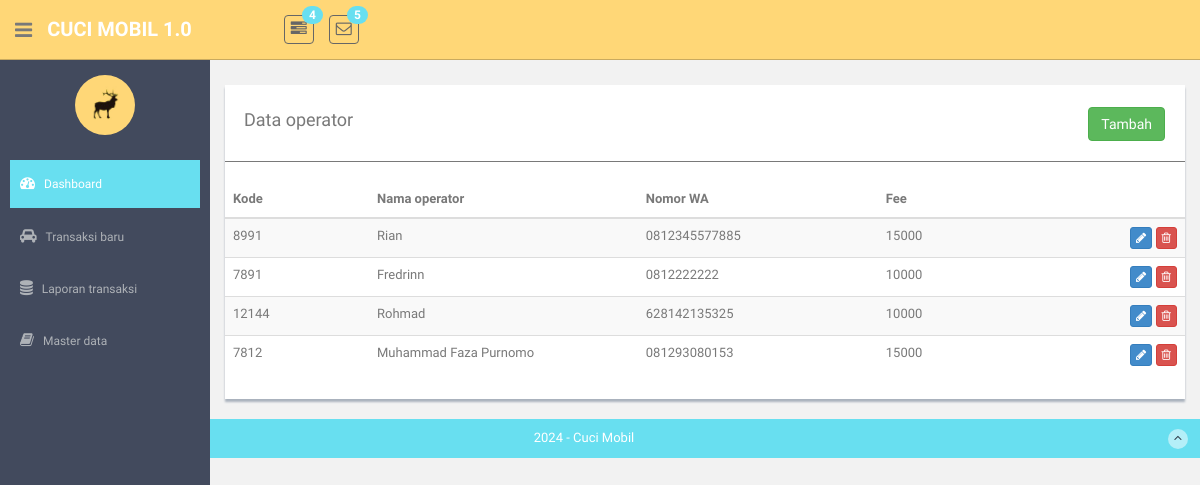
Screenshot of /operators with the database file from the repository.
### model/Operators.py (models this page shows)
class Operators(Model):
    id = IntegerField(primary_key=True)
    code = CharField(max_length=8)
    name = CharField(max_length=120)
    phone = CharField(max_length=12)
    fee = IntegerField()
    class Meta:
        database = db

### routes_operators.py (the view)
@app.route("/operators", methods=["GET"])
def operators():
    operators = OperatorsController.list_operators()
    return render_template('references/operators/operators-list.html', operators=operators)

### controller/OperatorsController.py (called while the page is built)
    @staticmethod
    def list_operators():
        operators = Operators.select()
        datas = []
        return Operators.select()

### templates/references/operators/operators-list.html (shortened to what this page needs)
{% extends "layout.html" %}
{% block content %}
<div class="row mt">
      <div class="col-md-12">
          <div class="content-panel">
              <table class="table table-striped table-advance table-hover">
                <div >
                    <div style="float:left;"><h4>&nbsp; Data operator</h4></div>
                    <div class="pull-right" style="padding-top:7px;padding-right:20px;">
                        <button class="btn btn-success " onclick="javscript:openModal(0)">Tambah</button>
                    </div>
                </div>
                <hr/>
                  <thead>
                  <tr>
                      <th width="15%"> Kode</th>
                      <th width="28%"> Nama operator</th>
                      <th width="25%"> Nomor WA</th>
                      <th width="20%"> Fee</th>
                      <th width="12%"></th>
                  </tr>
                  </thead>
                  <tbody>
                  {% for item in operators %}
                  <tr>
                      <td>{{ item.code }} </td>
                      <td>{{ item.name }} </td>
                      <td>{{ item.phone }} </td>
                      <td>{{ item.fee }} </td>
                      <td align="right">
                          <button class="btn btn-primary btn-xs"  onclick="javscript:openModal({{ item.id }})"><i class="fa fa-pencil"></i></button>
                          <button class="btn btn-danger btn-xs" onclick="javscript:deleteRecord({{ item.id }})"><i class="fa fa-trash-o "></i></button>
                      </td>
                  </tr>
                 {% endfor %}
                  </tbody>
              </table>
          </div>
      </div>
  </div>
{% endblock %}

### rows the page displays
Operators: code "8991", name "Rian", phone "0812345577885", fee "15000"
Operators: code "7891", name "Fredrinn", phone "0812222222", fee "10000"
Operators: code "12144", name "Rohmad", phone "628142135325", fee "10000"
Operators: code "7812", name "Muhammad Faza Purnomo", phone "081293080153", fee "15000"
